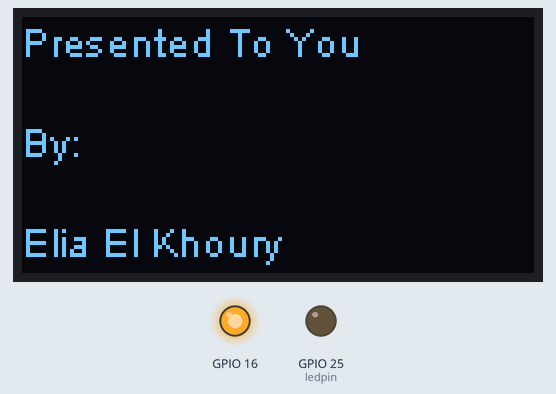
Simulated run of this sketch. Board: ESP32. Parts: 128×64 one-colour display, output pins drawn as LEDs (lit = HIGH). Dashed ring = blinking. The GPS gets a fix after 3 s at 37.7749, -122.4194 with 8 satellites; no radio packets arrive unless stated; what the sketch prints to the serial monitor is not drawn.

Above: at 0.1 s.
At 10.03 s:
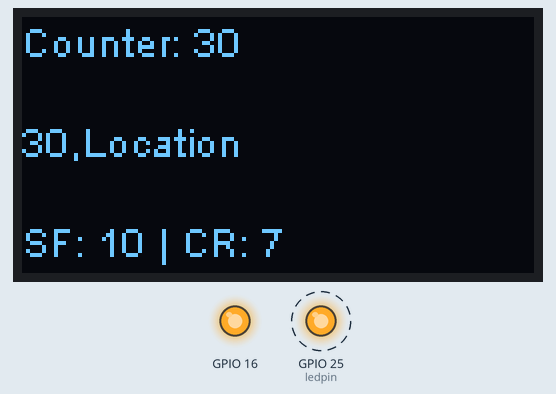
At 19.9 s:
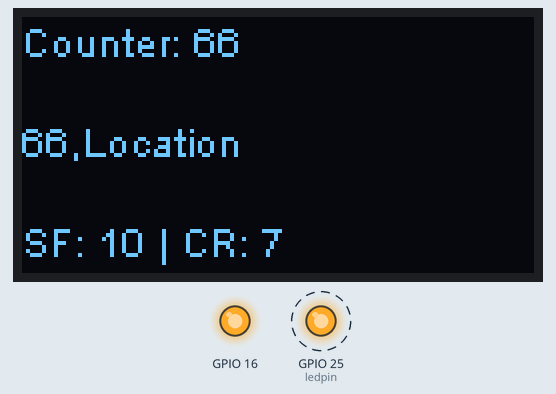
At 39.64 s:
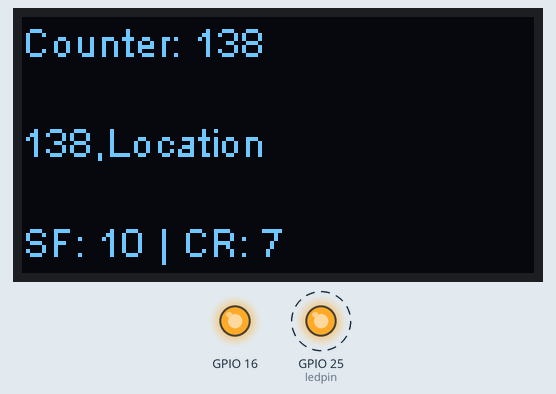
Timing chart, 0 to 40.0 s (numbered marks = the images above):
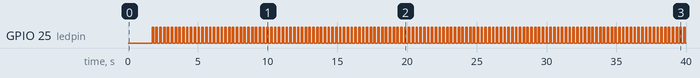

Measured:
- by itself, GPIO 25 (ledpin): alternates HIGH for 0.10 s and LOW for 0.17 s
- what the display in image 0 shows lasts 1.6 s, from 0.1 s to 1.7 s

The sketch:

OLED_LoRa_Sender.ino
```cpp
#include <SPI.h>
#include <LoRa.h>
#include <Wire.h>
#include <TinyGPS++.h>
#include <SoftwareSerial.h>
#include "SSD1306.h"
#include "images.h"

#define SCK     5    // GPIO5  -- SX1278's SCK
#define MISO    19   // GPIO19 -- SX1278's MISnO
#define MOSI    27   // GPIO27 -- SX1278's MOSI
#define SS      18   // GPIO18 -- SX1278's CS
#define RST     14   // GPIO14 -- SX1278's RESET
#define DI0     26   // GPIO26 -- SX1278's IRQ(Interrupt Request)
#define BAND  868E6
#define ledpin 25
#define RXPin 22
#define TXPin 23

TinyGPSPlus gps;
SoftwareSerial SerialGPS(RXPin, TXPin);


int sf, cr;

unsigned int counter = 0;

SSD1306 display(0x3c, 21, 22);
String packSize = "--";
String packet ;


void disp(String s1, String s2, String s3) {
  display.clear();
  display.setTextAlignment(TEXT_ALIGN_LEFT);
  display.setFont(ArialMT_Plain_10);

  display.drawStringMaxWidth(0 , 26 , 128, packet);
  display.drawString(0, 0, s1);
  display.drawString(0, 25, s2);
  display.drawString(0, 50, s3);
  display.display();
}

void sendpacket(String packet) {
  LoRa.beginPacket();
  LoRa.print(packet);
  LoRa.endPacket();
}

String data()
{
  String data = "";
  data += counter;

  if (gps.location.isValid()) {
    // data += "Latitude: " + String(gps.location.lat(), 6) + "Longitude: " + String(gps.location.lng(), 6) + "Altitude: " + String(gps.altitude.meters());
    data += "c" + String(gps.location.lat(), 6) + "," + String(gps.location.lng(), 6) + "," + String(gps.altitude.meters());
  }
  else
  {
    data += ",Location";
  }

  //  if (gps.date.isValid()){
  //    data += "," + String(gps.date.month()) + "/" + String(gps.date.day()) + "/" + String(gps.date.year());
  //  } else
  //  {
  //    data += ",Date";
  //  }
  //  if (gps.time.isValid()){
  //    data += ",";
  //    if (gps.time.hour() < 10) Serial.print(F("0"));
  //    data += String(gps.time.hour());
  //    data += ":";
  //    if (gps.time.minute() < 10) Serial.print(F("0"));
  //    data += String(gps.time.minute());
  //    data += ":";
  //    if (gps.time.second() < 10) Serial.print(F("0"));
  //    data += String(gps.time.second());
  //  }
  //  else{
  //    data += String(",Time");
  //  }
  return data;
}

void setup() {
  SerialGPS.begin(9600);

  pinMode(16, OUTPUT);
  pinMode(ledpin, OUTPUT);

  digitalWrite(16, LOW);    // set GPIO16 low to reset OLED
  delay(50);
  digitalWrite(16, HIGH); // while OLED is running, must set GPIO16 in high

  Serial.begin(115200);
  while (!Serial);
  Serial.println();
  Serial.println("LoRa Sender Test");

  SPI.begin(SCK, MISO, MOSI, SS);
  LoRa.setPins(SS, RST, DI0);
  if (!LoRa.begin(868E6)) {
    Serial.println("Sta rting LoRa failed!");
    while (1);
  }
  //LoRa.onReceive(cbk);
  //  LoRa.receive();
  Serial.println("init ok");
  display.init();
  display.flipScreenVertically();
  display.setFont(ArialMT_Plain_10);
  disp("Presented To You", "By:", "Elia El Khoury");
  delay(1500);

  sf = 10;
  cr = 7;
  LoRa.setSpreadingFactor(sf);
  LoRa.setCodingRate4(float(cr));

  sendpacket("Counter,Latitude,Longitude,Altitude,SF,CR");
}


void loop() {

  if (millis() > 5000 && gps.charsProcessed() < 10)
  {
    Serial.println("GPS NOT DETECTED!");
  }
  else if (!SerialGPS.available() > 0) {
    Serial.println("NO GPS LOCATION");
  }


  String dt = data();

  // Setup Spreading Factor (6 ~ 12)
  // Setup Coding Rate:5(4/5),6(4/6),7(4/7),8(4/8)
  //  if (counter == 200) {
  //    sf = 12;
  //    cr = 8;
  //    LoRa.setSpreadingFactor(sf);
  //    LoRa.setCodingRate4(cr);
  //  }
  //  else if (counter == 400) {
  //    sf = 6;
  //    cr = 9;
  //    LoRa.setSpreadingFactor(sf);
  //    LoRa.setCodingRate4(cr);
  //  } else if (counter == 600) {
  //    sf = 6;
  //    cr = 7;
  //    LoRa.setSpreadingFactor(sf);
  //    LoRa.setCodingRate4(cr);
  //  } else if (counter == 800) {
  //    sf = 12;
  //    cr = 5;
  //    LoRa.setSpreadingFactor(sf);
  //    LoRa.setCodingRate4(cr);
  //  } else if (counter > 1000) {
  //    disp("STOPPED The Experiment", "Counter: " + String(counter) + "Reached", "Thanks...");
  //    exit(0);
  //  }


  if (counter > 1000) {
    disp("STOPPED The Experiment", "Counter: " + String(counter) + "Reached", "Thanks...");
    delay(1000000);
  }

  disp("Counter: " + String(counter), dt, "SF: " + String(sf) + " | CR: " + String(cr));

  String moreDt = "," + String(sf) + "," + String(cr);
  sendpacket(dt + moreDt);
  counter++;
  digitalWrite(ledpin, HIGH);
  delay(100);
  digitalWrite(ledpin, LOW);
  delay(100);
}
```

Source omitted: images.h (data table, 7246 bytes)
